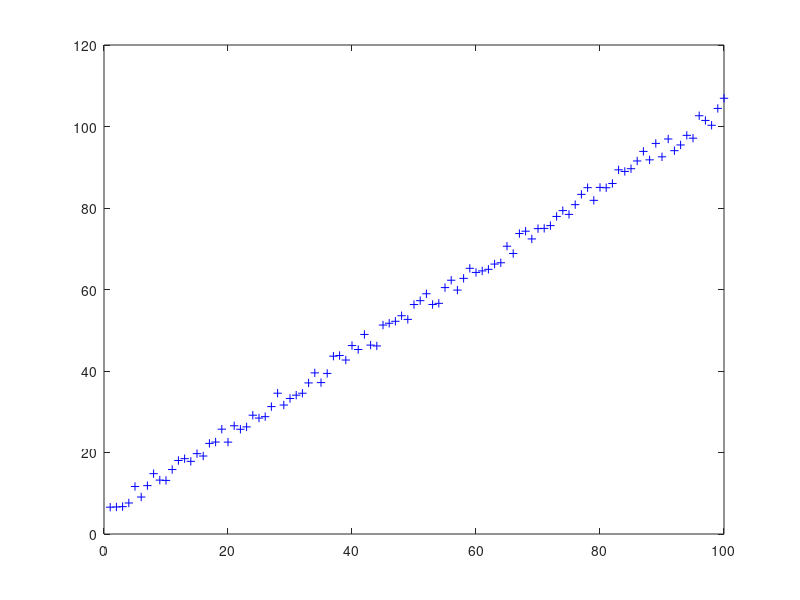

MATLAB code for this plot: (Note: this script raises an error after producing the figure.)
close all;
clear all;
%Exercices: tp 7

%Generation de données
function [x y] = genData(n,a,b,noiseVSq)
%randn
  x = [1:n];
  y = (x .* a) + b;
  noise = rand(1,n)*noiseVSq;
  y =  y+noise;
endfunction

%Recuperation Modèle Stat
function [a b] = getModStat(x,y)
a = cov(x,y)/var(x);
b = mean(y) - a*mean(x);
endfunction

%Recuperation Mode minCarre
function [a,b] = getModMinSQ(x,y)
xa = [x' ones(size(x,2),1)];
ya = y';
w = (xa'*xa)\(xa'*ya);
a = w(1);
b = w(2);
endfunction

%gradiant
function [g] = grad(x,y,w)
  g = -2*x'*(y-x*w);
endfunction

%Descente de gradient
function [a,b] = getModDesc(x,y,epsi,iter,nbEch)
  w0 =  [0;0];
  ya = y';
  xa = [x' ones(size(x,2),1)];
  for i=1:iter
  w0 = w0 - epsi*grad(xa,ya,w0)*1/nbEch;
  end
  a=w0(1);
  b=w0(2);
endfunction
%----------------------------------------------------------------------------------
%variables
nbEch = 100;
a = 1;
b = 2;
noiseVsq = 5;
epsi = 0.0001;
iter = 1000;

[x y] = genData(nbEch,a,b,noiseVsq);

%plot
figure
plot(x,y,"b+");
hold on;

%getModStat:
[as bs] = getModStat(x,y);

xs = [1:0.2:100];
ys = x*as+bs;

disp("STATISTIQUE");
disp("[a a_retrouvé]");
[a as] 
disp("[b b_retrouvé]");
[b bs]

plot(x,ys,"r"); 

%getModMinSQ:
[am bm] = getModMinSQ(x,y);

xm = [1:0.2:100];
ym = x*am+bm;
disp("MINSQ");
disp("[a a_retrouvé]");
[a am] 
disp("[b b_retrouvé]");
[b bm]

plot(x,ym,"g"); 

%getModDesc:
[ag bg] = getModDesc(x,y,epsi,iter,nbEch);

xg = [1:0.2:100];
yg = x*ag+bg;


disp("GRADIENT");
disp("[a a_retrouvé]");
[a ag] 
disp("[b b_retrouvé]");
[b bg]

plot(x,yg,"b"); 

%analyse solution
%solution Analytique: [as bs] et [am bm]
figure
plot(a,b,"g+");
hold on;

 w0 =  [0;0];
  ya = y';
  xa = [x' ones(size(x,2),1)];
  for i=1:iter
    w0 = w0 - epsi*grad(xa,ya,w0)*1/nbEch;
    plot(w0(1),w0(2),"r+")
  end
  a=w0(1);
  b=w0(2);
